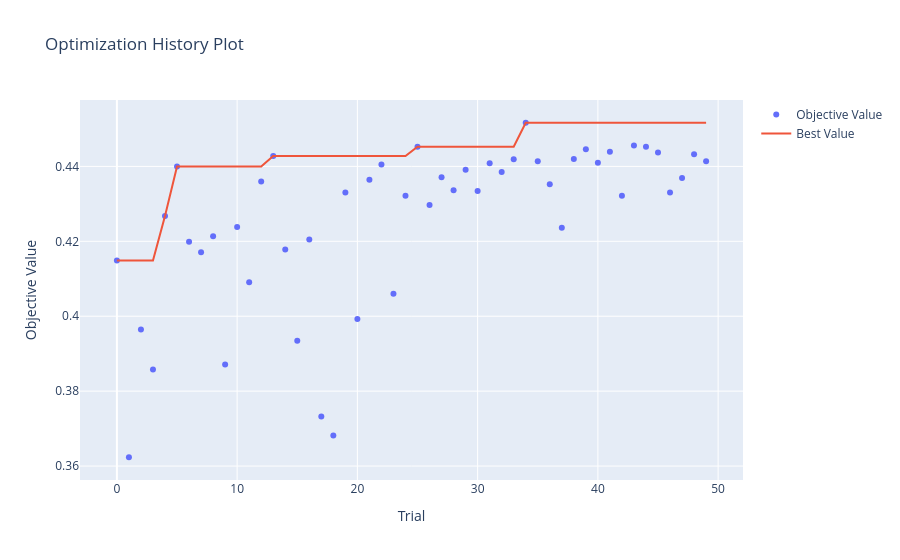

The notebook cell saved with this chart:
### Code cell
# 1) import the Matplotlib version
from optuna.visualization import plot_optimization_history
fig = plot_optimization_history(study)
fig.show()

### Figure 1 — Plotly figure (JSON) as saved in the notebook; plotly's stock layout.template omitted (floating-point values rounded to 4 significant figures)
{"data": [{"mode": "markers", "name": "Objective Value", "type": "scatter", "x": [0, 1, 2, 3, 4, 5, 6, 7, 8, 9, 10, 11, 12, 13, 14, 15, 16, 17, 18, 19, 20, 21, 22, 23, 24, 25, 26, 27, 28, 29, 30, 31, 32, 33, 34, 35, 36, 37, 38, 39, 40, 41, 42, 43, 44, 45, 46, 47, 48, 49], "y": [0.4149, 0.3624, 0.3965, 0.3858, 0.4267, 0.44, 0.4199, 0.4171, 0.4214, 0.3871, 0.4238, 0.4091, 0.436, 0.4428, 0.4178, 0.3935, 0.4205, 0.3732, 0.3682, 0.433, 0.3992, 0.4364, 0.4405, 0.406, 0.4322, 0.4453, 0.4297, 0.4371, 0.4336, 0.4391, 0.4335, 0.4409, 0.4385, 0.4419, 0.4517, 0.4414, 0.4352, 0.4236, 0.442, 0.4446, 0.441, 0.4439, 0.4322, 0.4456, 0.4453, 0.4437, 0.433, 0.4369, 0.4432, 0.4414]}, {"mode": "lines", "name": "Best Value", "type": "scatter", "x": [0, 1, 2, 3, 4, 5, 6, 7, 8, 9, 10, 11, 12, 13, 14, 15, 16, 17, 18, 19, 20, 21, 22, 23, 24, 25, 26, 27, 28, 29, 30, 31, 32, 33, 34, 35, 36, 37, 38, 39, 40, 41, 42, 43, 44, 45, 46, 47, 48, 49], "y": [0.4149, 0.4149, 0.4149, 0.4149, 0.4267, 0.44, 0.44, 0.44, 0.44, 0.44, 0.44, 0.44, 0.44, 0.4428, 0.4428, 0.4428, 0.4428, 0.4428, 0.4428, 0.4428, 0.4428, 0.4428, 0.4428, 0.4428, 0.4428, 0.4453, 0.4453, 0.4453, 0.4453, 0.4453, 0.4453, 0.4453, 0.4453, 0.4453, 0.4517, 0.4517, 0.4517, 0.4517, 0.4517, 0.4517, 0.4517, 0.4517, 0.4517, 0.4517, 0.4517, 0.4517, 0.4517, 0.4517, 0.4517, 0.4517]}, {"marker": {"color": "#cccccc"}, "mode": "markers", "name": "Infeasible Trial", "showlegend": false, "type": "scatter", "x": [], "y": []}], "layout": {"title": {"text": "Optimization History Plot"}, "xaxis": {"title": {"text": "Trial"}}, "yaxis": {"title": {"text": "Objective Value"}}}}
